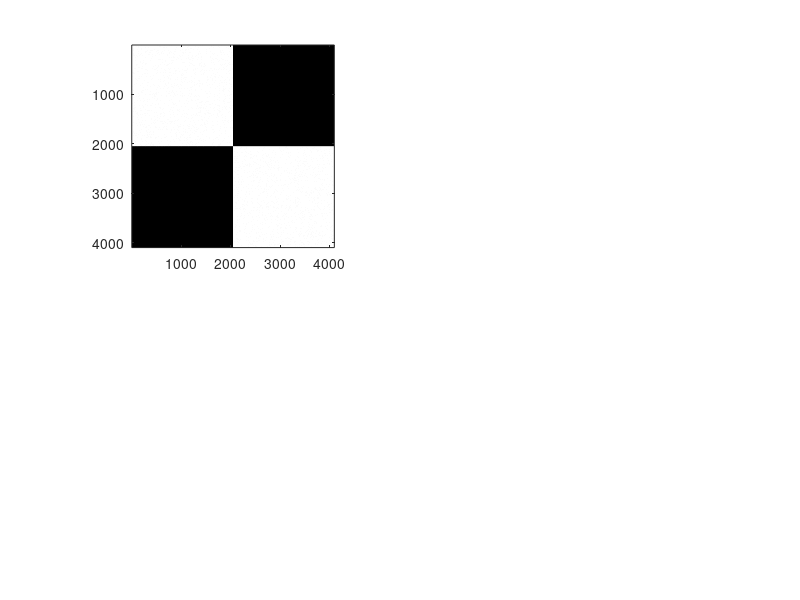

This figure's MATLAB source: (Note: this script raises an error after producing the figure.)
%% Visualise Dynamics Matrix Features
%==========================================================================
% This function uses a simple 2*2 block matrix to illustrate contrasting
% effects of transition smoothness and amplitude/scaling on the sharpenss
% and contrast measures used for the analysis (Figure 3 in the manuscript)

%% Plot example matrices to compate contrast and sharpness measures
%==========================================================================
matr    = zeros(4096);
matr(1:2048, 1:2048)        = ones(2048, 2048);
matr(2049:end, 2049:end)    = ones(2048, 2048);
matr                        = matr + randn(size(matr))/30;

combs = [0 0; 1 0; 0 1; 1 1];

for c = 1:size(combs,1)
    cb = combs(c,:);
    bl = (100 + 100 * (cb(1) * 18)) / 20;
    sc = 1 / (1 + cb(2)*4);
    
    matblur = imgaussfilt(matr, bl);
    matblur = matblur * sc / max(max(matblur));
    
    subplot(2,2,c), imagesc(matblur, [0 1]); axis square; colormap gray
    
    glmcs       = graycomatrix(matblur); 
    stats       = graycoprops(glmcs);    
    sharp(c)       = sharpness(matblur);
    cont(c)        = stats.Contrast;
    title(['Sharpness: ' num2str(sharp(c)) ', Contrast: ' num2str(cont(c))]);
    
end  

%% Modelling effects of variable smoothing
%==========================================================================
steps = 20;
textprogressbar('Calculating ');
for s = 1:steps
textprogressbar(s*100 / steps);
    
matblur = imgaussfilt(matr, s * (200/steps));
matblur = matblur / max(max(matblur));

glmcs       = graycomatrix(matblur); 
stats       = graycoprops(glmcs);    
SMsharp(s)    = sharpness(matblur);
meanz       = mean(mean(matblur));
SMcont(s)     = stats.Contrast;
ener        = stats.Energy; 
end
textprogressbar('Done');

% Modeling effects of variable scaling
%==========================================================================
factors = linspace(0,10,steps);
textprogressbar('Calculating ');
for s = 1:steps
textprogressbar(s*100 / steps);
    
matblur = imgaussfilt(matr, 100);
matblur = matblur * factors(s) / max(max(matblur));

glmcs       = graycomatrix(matblur); 
stats       = graycoprops(glmcs);    
SCsharp(s)  = sharpness(matblur);
meanz       = mean(mean(matblur));
SCcont(s)   = stats.Contrast;
ener        = stats.Energy; 
end
textprogressbar('Done');

% Modeling effects of noise
%==========================================================================
factors = linspace(0,30,steps);
textprogressbar('Calculating ');
for s = 1:steps
textprogressbar(s*100 / steps);
mtnoise = matr + randn(size(matr))/(30 - factors(s));
matblur = imgaussfilt(mtnoise, 100);
matblur = matblur * factors(s) / max(max(matblur));

glmcs       = graycomatrix(matblur); 
stats       = graycoprops(glmcs);    
NOsharp(s)  = sharpness(matblur);
meanz       = mean(mean(matblur));
NOcont(s)   = stats.Contrast;
ener        = stats.Energy; 
end
textprogressbar('Done');

%% Plotting results
%==========================================================================
subplot(3,1,1)
plot(SMsharp/max(SMsharp), 'r'); hold on;
plot(SMcont/max(SMcont), 'k');
title('Effect of smoothing');

subplot(3,1,2)
plot(SCsharp/max(SCsharp), 'r'); hold on;
plot(SCcont/max(SCcont), 'k');
title('Effect of scaling');

subplot(3,1,3)
plot(NOsharp/max(NOsharp), 'r'); hold on;
plot(NOcont/max(NOcont), 'k');
title('Effect of Noise');
legend('Sharpness', 'Contrast');
xlabel('Multiplication factor');
set(gcf, 'color', 'w');

